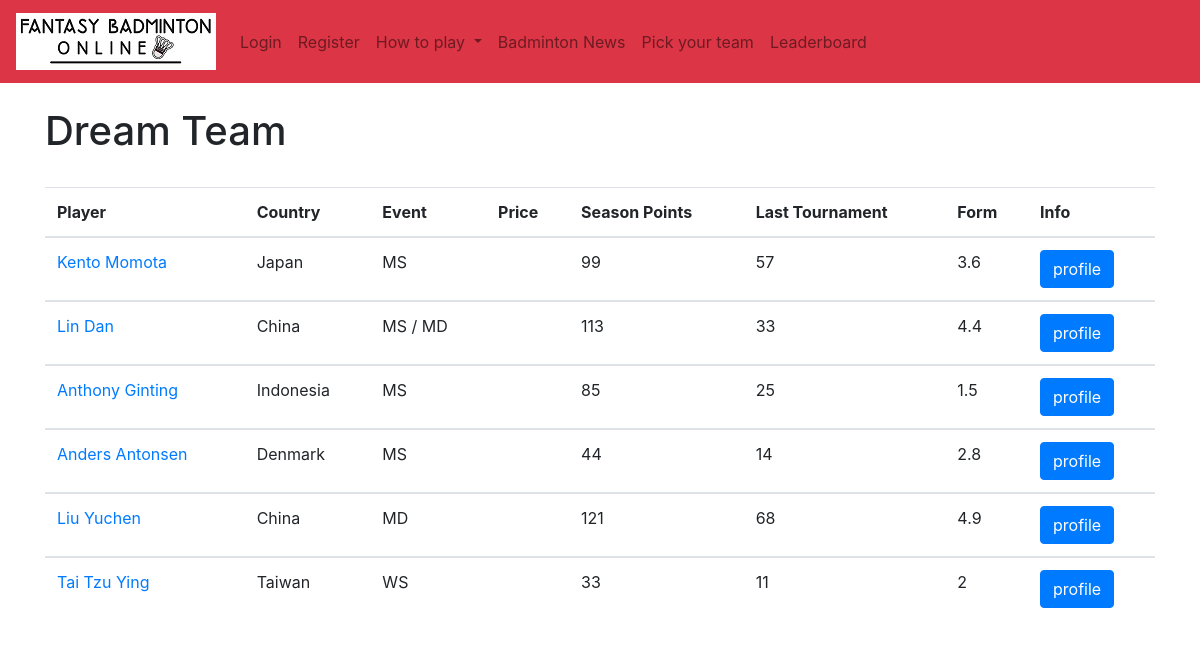
Page /fantasy_player_ranking/ on the earlier database version.
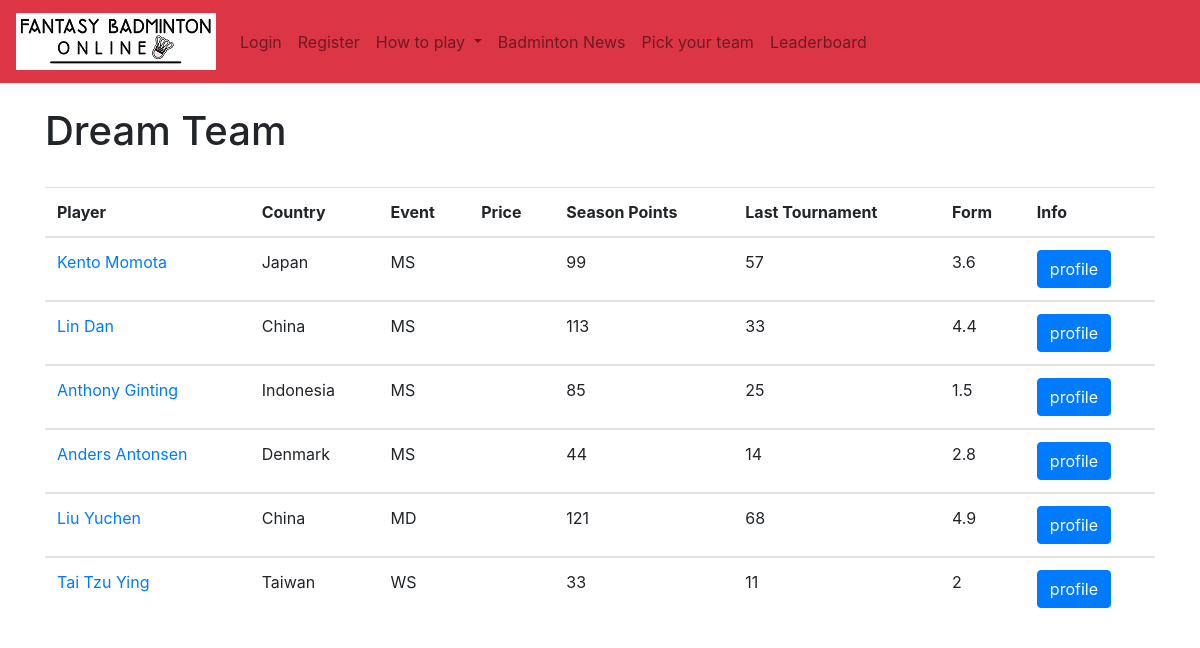
Same page on the later database version.
### authenticate/models.py (models this page shows, shortened)
class Ranking(models.Model):
	rank = models.IntegerField(default=10)
	name = models.CharField(max_length=50)
	country = models.CharField(max_length=50)
	cost = models.FloatField(default=10) # price is a number, defaults to 10. You can set it up in the admin panel
	event = models.CharField(max_length=50)
	score = models.IntegerField(default=0)
	last = models.CharField(max_length=50)
	form = models.CharField(max_length=50)
	results = models.CharField(max_length=50)
	status = models.CharField(max_length=50)
	game8 = models.CharField(max_length=50)
	match8 = models.CharField(max_length=50)
	player = models.SlugField()
	picture = models.ImageField(default='default.png', blank=True)
	playing = models.BooleanField(default=True)
	current_tournament_score = models.IntegerField(default=10)
	last_tournament_score = models.IntegerField(default=10)

### authenticate/views.py (the view)
# urls.py: path('fantasy_player_ranking/', views.fantasy_player_ranking, name='fantasy_player_ranking'),
def fantasy_player_ranking(request):
	all_ranking = Ranking.objects.all()
	return render(request, 'authenticate/fantasy_player_ranking.html', {'all_ranking': all_ranking })

### authenticate/templates/authenticate/fantasy_player_ranking.html (shortened to what this page needs)
{% extends 'authenticate/base.html' %}
{% load static %}
{% block content %}
<h1> Dream Team </h1>
<br/>
<table class="table table-hover" id="player_table">
	<thead>
		<tr>
			<th scope="col">Player</th>
			<th scope="col">Country</th>
			<th scope="col">Event</th>
			<th scope="col">Price</th>
			<th scope="col">Season Points</th>
			<th scope="col">Last Tournament</th>
			<th scope="col">Form</th>
			<th scope="col">Info</th>
		</tr>
	</thead>
{% for things in all_ranking %}
	<tbody>
		<tr>
			<td><a href="{% url 'player_profile' player=things.player %}">{{ things.name }}</a></td>
			<td>{{ things.country }}</td>
			<td>{{ things.event }}</td>
			<td>{{ things.price }}</td>
			<td>{{ things.score }}</td>
			<td>{{ things.last }}</td>
			<td>{{ things.form }}</td>
			<td><button type="button" class="btn btn-primary" data-toggle="modal" data-target="#exampleModalLong">profile</button></td>
		</tr>
	</tbody>
{% endfor %}
</table>
{% endblock %}

Differences in the rows shown:
changed Ranking "Lin Dan": event "MS / MD" → "MS"
